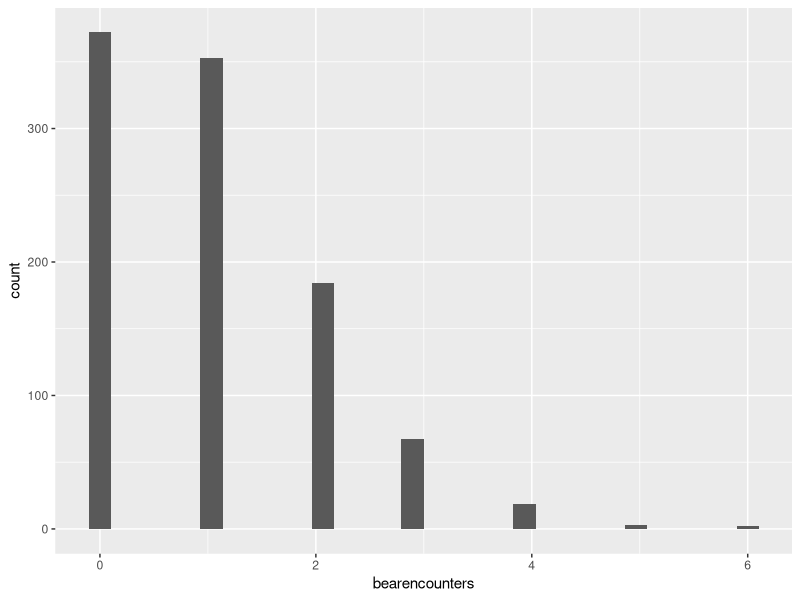
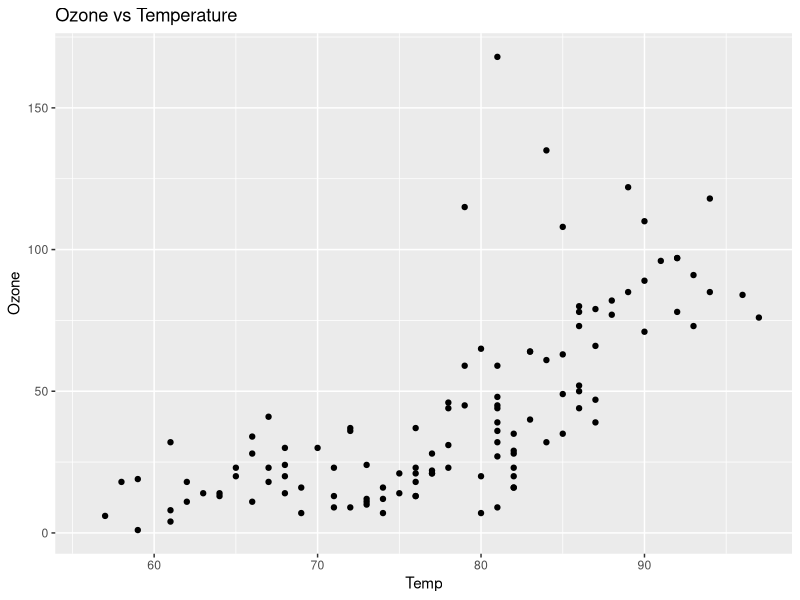
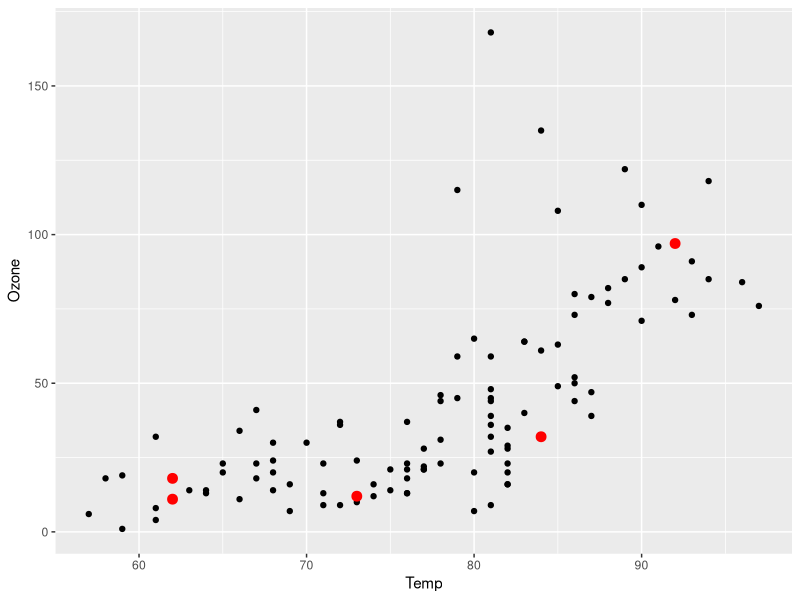
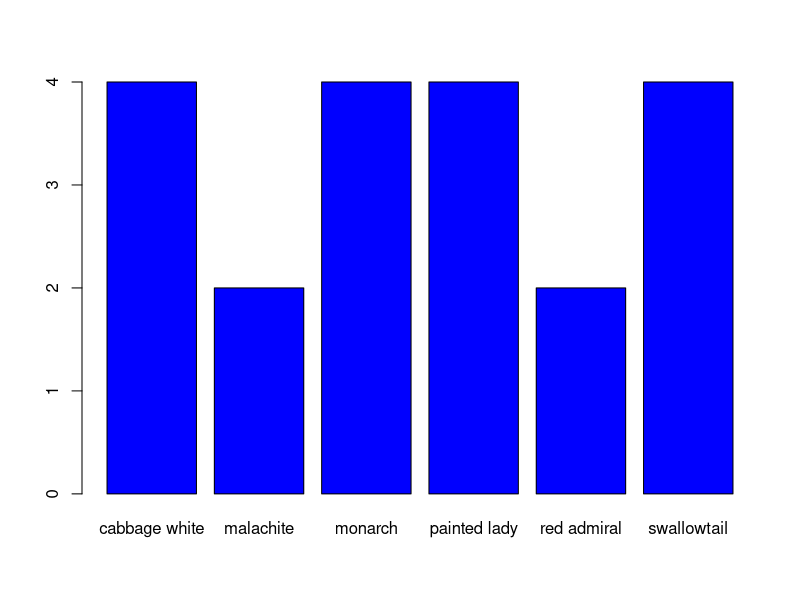

Write the R code that produced these figures, in order.
## ---- chunk 1
library(tidyverse)

## ---- chunk 2
#| echo: false
bearencounters = rpois(1000, lambda = 1)
ggplot(data.frame(bearencounters=bearencounters), aes(bearencounters))+geom_histogram()
## ---- chunk 3

data()

# Lets look at New York Air Quality Measurement
# load into your R environment
data(airquality)
# learn about dataset
help(airquality)
# a good way to see structure of data
str(airquality)
attributes(airquality)

# does Ozone correlate with air temperature
ggplot(airquality, aes(x=Temp, y=Ozone))+geom_point()+ggtitle("Ozone vs Temperature")

# lets say we are testing a new product and we want a sample of 5 ozone measurement that conforms to the distribution in this dataset
ozone_sample = sample(airquality$Ozone, size=5, replace=F)
ozone_sample
# this works but we have some NA values - maybe subset
airquality_clean = na.omit(airquality)

# Issue 2 - we can't link that Ozone with other measurements in the dataset - we need to sample the row number instead of ozone
ozone_sample = sample(1:nrow(airquality_clean), size=5, replace=F)
ozone_sample
airquality_clean[ozone_sample,]
# plot our sample days

ggplot(airquality_clean, aes(x=Temp, y=Ozone))+geom_point()+
  geom_point(data=data.frame(Temp=airquality_clean$Temp[ozone_sample], Ozone=airquality_clean$Ozone[ozone_sample]), color="red", size=3)

##########################

#median wind speed
median(airquality$Wind) #9.7

#Sample 10 Wind speed measurements
wind_sample = sample(airquality$Wind, size=10, replace=F)
wind_sample #  11.5 10.9  9.7  6.9 16.6  4.6 14.9  8.0 11.5  8.6

#compute their median
median(wind_sample) #10.3

## ---- chunk 4

# create vector of possible fish 
possible.butterfly = c("monarch","swallowtail","painted lady","cabbage white","red admiral", "malachite")

# we can use sample to simulate a random recording of catch by fisherman, lets say we pick 20 fish from the net

catch1 = base::sample(possible.butterfly, size=20, replace=T)
# because possible.fish was a factor catch1 will be a factor
catch1

summary(catch1)
# if we want summary to be more useful - make this a factor
catch1 = as.factor(catch1)
## ---- chunk 5
# to quickly get frequencies of different fish and to plot 
summary(catch1)
plot(catch1, col="blue")


# we can also use summary to explore and return information about the distribution
# mean frequency of a particular type of fish
mean(summary(catch1))

# maximum frequency
max(summary(catch1))

# which fish was most frequently caught
which.max(summary(catch1))

#to get just the name 
names(which.max(summary(catch1)))

numeric_sample = as.numeric(catch1)
sum(numeric_sample)
numeric_sample
